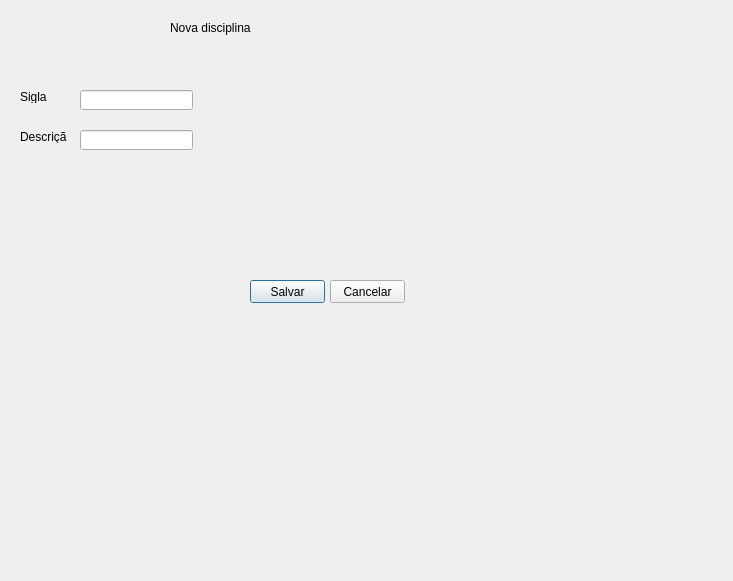
<?xml version="1.0" encoding="UTF-8"?>
<ui version="4.0">
 <class>Dialog</class>
 <widget class="QDialog" name="Dialog">
  <property name="geometry">
   <rect>
    <x>0</x>
    <y>0</y>
    <width>733</width>
    <height>581</height>
   </rect>
  </property>
  <property name="windowTitle">
   <string>Dialog</string>
  </property>
  <widget class="QLabel" name="label">
   <property name="geometry">
    <rect>
     <x>170</x>
     <y>20</y>
     <width>81</width>
     <height>16</height>
    </rect>
   </property>
   <property name="text">
    <string>Nova disciplina</string>
   </property>
  </widget>
  <widget class="QLabel" name="label_2">
   <property name="geometry">
    <rect>
     <x>20</x>
     <y>90</y>
     <width>47</width>
     <height>13</height>
    </rect>
   </property>
   <property name="text">
    <string>Sigla</string>
   </property>
  </widget>
  <widget class="QLineEdit" name="campoSigla">
   <property name="geometry">
    <rect>
     <x>80</x>
     <y>90</y>
     <width>113</width>
     <height>20</height>
    </rect>
   </property>
  </widget>
  <widget class="QLabel" name="label_3">
   <property name="geometry">
    <rect>
     <x>20</x>
     <y>130</y>
     <width>47</width>
     <height>13</height>
    </rect>
   </property>
   <property name="text">
    <string>Descrição</string>
   </property>
  </widget>
  <widget class="QLineEdit" name="campoDescricao">
   <property name="geometry">
    <rect>
     <x>80</x>
     <y>130</y>
     <width>113</width>
     <height>20</height>
    </rect>
   </property>
  </widget>
  <widget class="QPushButton" name="btnSalvar">
   <property name="geometry">
    <rect>
     <x>250</x>
     <y>280</y>
     <width>75</width>
     <height>23</height>
    </rect>
   </property>
   <property name="text">
    <string>Salvar</string>
   </property>
  </widget>
  <widget class="QPushButton" name="btnCancelar">
   <property name="geometry">
    <rect>
     <x>330</x>
     <y>280</y>
     <width>75</width>
     <height>23</height>
    </rect>
   </property>
   <property name="text">
    <string>Cancelar</string>
   </property>
  </widget>
 </widget>
 <resources/>
 <connections/>
</ui>
